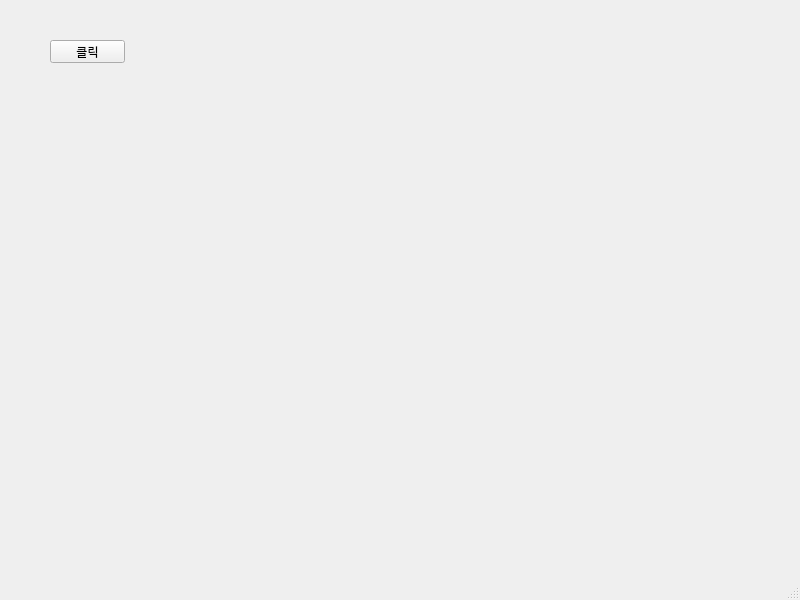
<?xml version="1.0" encoding="UTF-8"?>
<ui version="4.0">
 <class>MainWindow</class>
 <widget class="QMainWindow" name="MainWindow">
  <property name="geometry">
   <rect>
    <x>0</x>
    <y>0</y>
    <width>800</width>
    <height>600</height>
   </rect>
  </property>
  <property name="windowTitle">
   <string>MainWindow</string>
  </property>
  <widget class="QWidget" name="centralwidget">
   <widget class="QPushButton" name="pushButton">
    <property name="geometry">
     <rect>
      <x>50</x>
      <y>40</y>
      <width>75</width>
      <height>23</height>
     </rect>
    </property>
    <property name="text">
     <string>클릭</string>
    </property>
   </widget>
  </widget>
  <widget class="QMenuBar" name="menubar">
   <property name="geometry">
    <rect>
     <x>0</x>
     <y>0</y>
     <width>800</width>
     <height>21</height>
    </rect>
   </property>
  </widget>
  <widget class="QStatusBar" name="statusbar"/>
 </widget>
 <resources/>
 <connections/>
</ui>
